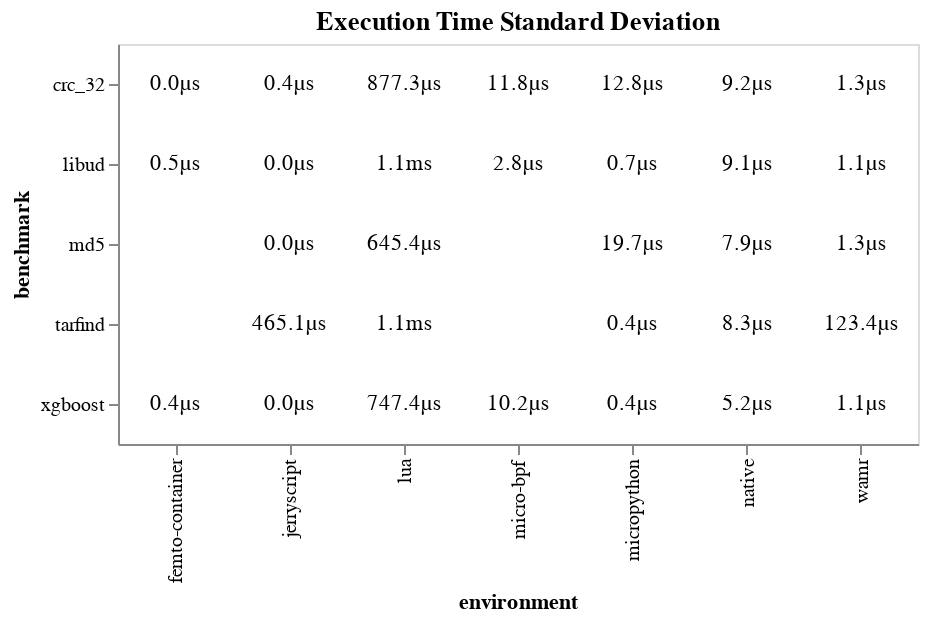

Notebook cell for this chart:
### Markdown cell above
### Standard deviation of each benchmark

### Code cell
table_chart = (
    alt.Chart(benchmark_avg_over_iteration, title="Execution Time Standard Deviation")
    .mark_text()
    .encode(
        text=alt.Text('execution_time_std_formatted:N'),
        x=alt.X('environment:N'),
        y=alt.Y('benchmark:N'),
    )
    .properties(width=400, height=200)
)

table_chart.display(scaleFactor=2)

### Figure 1 — Vega-Lite specification as saved in the notebook (floating-point values rounded to 4 significant figures)
{"config": {"view": {"continuousWidth": 300, "continuousHeight": 300}}, "data": {"name": "data-de61450a3e3f8027fb1998d98f78e8c9"}, "mark": {"type": "text"}, "encoding": {"text": {"field": "execution_time_std_formatted", "type": "nominal"}, "x": {"field": "environment", "type": "nominal"}, "y": {"field": "benchmark", "type": "nominal"}}, "height": 200, "title": "Execution Time Standard Deviation", "width": 400, "$schema": "https://vega.github.io/schema/vega-lite/v5.20.1.json", "datasets": {"data-de61450a3e3f8027fb1998d98f78e8c9": [{"environment": "jerryscript", "benchmark": "tarfind", "execution_time_us": 710900.0, "execution_time_us_std": 465.1, "load_time_us": 11670.0, "load_time_us_std": 0.7071, "execution_time_formatted": "710.9ms", "execution_time_std_formatted": "465.1µs", "load_time_formatted": "11.7ms"}, {"environment": "micropython", "benchmark": "libud", "execution_time_us": 1994000.0, "execution_time_us_std": 0.7071, "load_time_us": 63930.0, "load_time_us_std": 11.5, "execution_time_formatted": "2.0s", "execution_time_std_formatted": "0.7µs", "load_time_formatted": "63.9ms"}, {"environment": "lua", "benchmark": "xgboost", "execution_time_us": 1231000.0, "execution_time_us_std": 747.4, "load_time_us": 251000.0, "load_time_us_std": 368.8, "execution_time_formatted": "1.2s", "execution_time_std_formatted": "747.4µs", "load_time_formatted": "251.0ms"}, {"environment": "micro-bpf", "benchmark": "crc_32", "execution_time_us": 453600.0, "execution_time_us_std": 11.8, "load_time_us": 62.8, "load_time_us_std": 10.69, "execution_time_formatted": "453.6ms", "execution_time_std_formatted": "11.8µs", "load_time_formatted": "62.8µs"}, {"environment": "jerryscript", "benchmark": "md5", "execution_time_us": 5190000.0, "execution_time_us_std": 0.0, "load_time_us": 39970.0, "load_time_us_std": 0.4472, "execution_time_formatted": "5.2s", "execution_time_std_formatted": "0.0µs", "load_time_formatted": "40.0ms"}, {"environment": "micropython", "benchmark": "crc_32", "execution_time_us": 3159000.0, "execution_time_us_std": 12.81, "load_time_us": 80990.0, "load_time_us_std": 9.762, "execution_time_formatted": "3.2s", "execution_time_std_formatted": "12.8µs", "load_time_formatted": "81.0ms"}, {"environment": "wamr", "benchmark": "tarfind", "execution_time_us": 73840.0, "execution_time_us_std": 123.4, "load_time_us": 5358.0, "load_time_us_std": 104.0, "execution_time_formatted": "73.8ms", "execution_time_std_formatted": "123.4µs", "load_time_formatted": "5.4ms"}, {"environment": "native", "benchmark": "libud", "execution_time_us": 11380.0, "execution_time_us_std": 9.066, "load_time_us": 0.0, "load_time_us_std": 0.0, "execution_time_formatted": "11.4ms", "execution_time_std_formatted": "9.1µs", "load_time_formatted": "0.0µs"}, {"environment": "lua", "benchmark": "crc_32", "execution_time_us": 512400.0, "execution_time_us_std": 877.3, "load_time_us": 26220.0, "load_time_us_std": 27.56, "execution_time_formatted": "512.4ms", "execution_time_std_formatted": "877.3µs", "load_time_formatted": "26.2ms"}, {"environment": "lua", "benchmark": "md5", "execution_time_us": 789000.0, "execution_time_us_std": 645.4, "load_time_us": 24660.0, "load_time_us_std": 10.38, "execution_time_formatted": "789.0ms", "execution_time_std_formatted": "645.4µs", "load_time_formatted": "24.7ms"}, {"environment": "jerryscript", "benchmark": "libud", "execution_time_us": 5023000.0, "execution_time_us_std": 0.0, "load_time_us": 18420.0, "load_time_us_std": 0.5477, "execution_time_formatted": "5.0s", "execution_time_std_formatted": "0.0µs", "load_time_formatted": "18.4ms"}, {"environment": "femto-container", "benchmark": "crc_32", "execution_time_us": 250200.0, "execution_time_us_std": 0.0, "load_time_us": 36.0, "load_time_us_std": 11.42, "execution_time_formatted": "250.2ms", "execution_time_std_formatted": "0.0µs", "load_time_formatted": "36.0µs"}, {"environment": "jerryscript", "benchmark": "crc_32", "execution_time_us": 5968000.0, "execution_time_us_std": 0.4472, "load_time_us": 107600.0, "load_time_us_std": 0.0, "execution_time_formatted": "6.0s", "execution_time_std_formatted": "0.4µs", "load_time_formatted": "107.6ms"}, {"environment": "wamr", "benchmark": "xgboost", "execution_time_us": 931200.0, "execution_time_us_std": 1.095, "load_time_us": 6986.0, "load_time_us_std": 105.1, "execution_time_formatted": "931.2ms", "execution_time_std_formatted": "1.1µs", "load_time_formatted": "7.0ms"}, {"environment": "femto-container", "benchmark": "libud", "execution_time_us": 792100.0, "execution_time_us_std": 0.5477, "load_time_us": 143.4, "load_time_us_std": 0.5477, "execution_time_formatted": "792.1ms", "execution_time_std_formatted": "0.5µs", "load_time_formatted": "143.4µs"}, {"environment": "micropython", "benchmark": "xgboost", "execution_time_us": 3786000.0, "execution_time_us_std": 0.4472, "load_time_us": 1479000.0, "load_time_us_std": 8.843, "execution_time_formatted": "3.8s", "execution_time_std_formatted": "0.4µs", "load_time_formatted": "1.5s"}, {"environment": "micropython", "benchmark": "md5", "execution_time_us": 2974000.0, "execution_time_us_std": 19.68, "load_time_us": 102400.0, "load_time_us_std": 11.61, "execution_time_formatted": "3.0s", "execution_time_std_formatted": "19.7µs", "load_time_formatted": "102.4ms"}, {"environment": "lua", "benchmark": "tarfind", "execution_time_us": 6080000.0, "execution_time_us_std": 1051.0, "load_time_us": 39540.0, "load_time_us_std": 22.69, "execution_time_formatted": "6.1s", "execution_time_std_formatted": "1.1ms", "load_time_formatted": "39.5ms"}, {"environment": "native", "benchmark": "xgboost", "execution_time_us": 47580.0, "execution_time_us_std": 5.167, "load_time_us": 0.0, "load_time_us_std": 0.0, "execution_time_formatted": "47.6ms", "execution_time_std_formatted": "5.2µs", "load_time_formatted": "0.0µs"}, {"environment": "native", "benchmark": "md5", "execution_time_us": 8683.0, "execution_time_us_std": 7.95, "load_time_us": 0.0, "load_time_us_std": 0.0, "execution_time_formatted": "8.7ms", "execution_time_std_formatted": "7.9µs", "load_time_formatted": "0.0µs"}, {"environment": "lua", "benchmark": "libud", "execution_time_us": 736800.0, "execution_time_us_std": 1075.0, "load_time_us": 15750.0, "load_time_us_std": 8.792, "execution_time_formatted": "736.8ms", "execution_time_std_formatted": "1.1ms", "load_time_formatted": "15.7ms"}, {"environment": "micro-bpf", "benchmark": "xgboost", "execution_time_us": 3083000.0, "execution_time_us_std": 10.21, "load_time_us": 174.8, "load_time_us_std": 10.23, "execution_time_formatted": "3.1s", "execution_time_std_formatted": "10.2µs", "load_time_formatted": "174.8µs"}, {"environment": "wamr", "benchmark": "md5", "execution_time_us": 270400.0, "execution_time_us_std": 1.342, "load_time_us": 8581.0, "load_time_us_std": 108.7, "execution_time_formatted": "270.4ms", "execution_time_std_formatted": "1.3µs", "load_time_formatted": "8.6ms"}, {"environment": "femto-container", "benchmark": "xgboost", "execution_time_us": 1926000.0, "execution_time_us_std": 0.4472, "load_time_us": 80.2, "load_time_us_std": 9.391, "execution_time_formatted": "1.9s", "execution_time_std_formatted": "0.4µs", "load_time_formatted": "80.2µs"}, {"environment": "micropython", "benchmark": "tarfind", "execution_time_us": 606600.0, "execution_time_us_std": 0.4472, "load_time_us": 38990.0, "load_time_us_std": 9.121, "execution_time_formatted": "606.6ms", "execution_time_std_formatted": "0.4µs", "load_time_formatted": "39.0ms"}, {"environment": "wamr", "benchmark": "crc_32", "execution_time_us": 130800.0, "execution_time_us_std": 1.342, "load_time_us": 2237.0, "load_time_us_std": 106.2, "execution_time_formatted": "130.8ms", "execution_time_std_formatted": "1.3µs", "load_time_formatted": "2.2ms"}, {"environment": "jerryscript", "benchmark": "xgboost", "execution_time_us": 5601000.0, "execution_time_us_std": 0.0, "load_time_us": 381900.0, "load_time_us_std": 0.4472, "execution_time_formatted": "5.6s", "execution_time_std_formatted": "0.0µs", "load_time_formatted": "381.9ms"}, {"environment": "native", "benchmark": "crc_32", "execution_time_us": 7449.0, "execution_time_us_std": 9.182, "load_time_us": 0.0, "load_time_us_std": 0.0, "execution_time_formatted": "7.4ms", "execution_time_std_formatted": "9.2µs", "load_time_formatted": "0.0µs"}, {"environment": "wamr", "benchmark": "libud", "execution_time_us": 383700.0, "execution_time_us_std": 1.095, "load_time_us": 11280.0, "load_time_us_std": 107.7, "execution_time_formatted": "383.7ms", "execution_time_std_formatted": "1.1µs", "load_time_formatted": "11.3ms"}, {"environment": "micro-bpf", "benchmark": "libud", "execution_time_us": 1102000.0, "execution_time_us_std": 2.828, "load_time_us": 375.0, "load_time_us_std": 0.7071, "execution_time_formatted": "1.1s", "execution_time_std_formatted": "2.8µs", "load_time_formatted": "375.0µs"}, {"environment": "native", "benchmark": "tarfind", "execution_time_us": 4601.0, "execution_time_us_std": 8.289, "load_time_us": 0.0, "load_time_us_std": 0.0, "execution_time_formatted": "4.6ms", "execution_time_std_formatted": "8.3µs", "load_time_formatted": "0.0µs"}]}}
